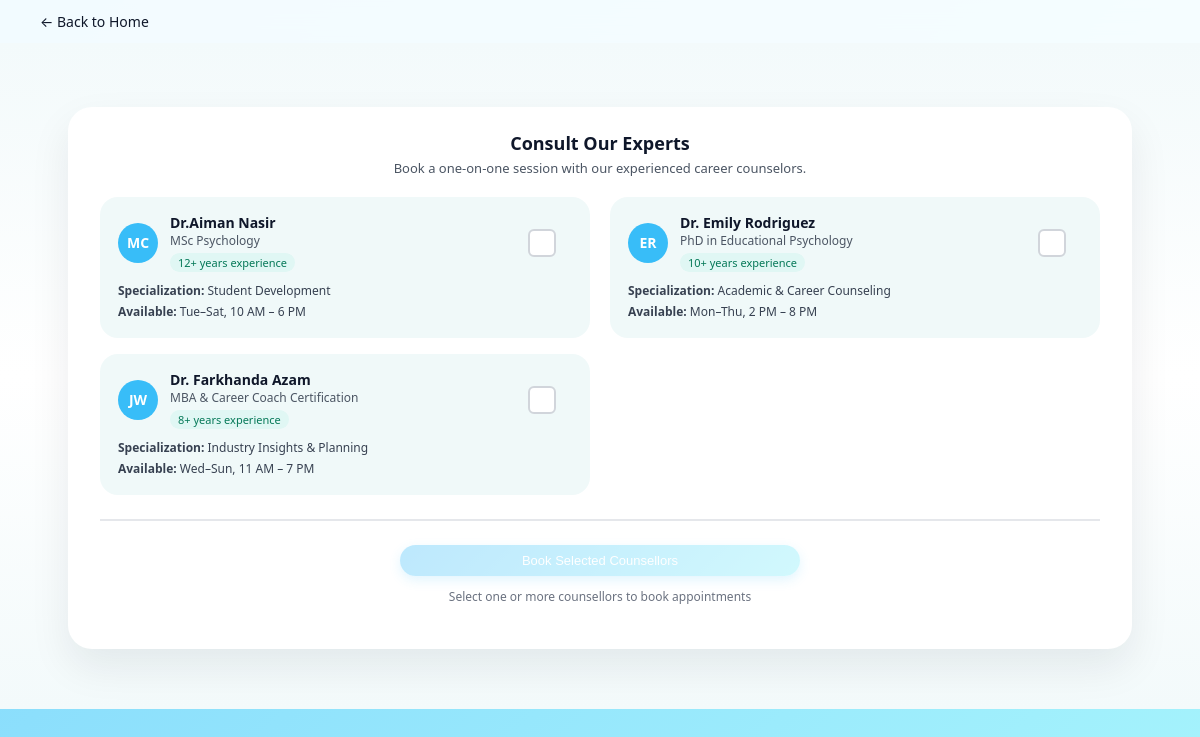
Page /consultation on the committed database.
### tables this page shows
CREATE TABLE consultants (
            id INTEGER PRIMARY KEY AUTOINCREMENT,
            counselor_id TEXT UNIQUE NOT NULL,
            initials TEXT NOT NULL,
            name TEXT NOT NULL,
            role TEXT NOT NULL,
            specialization TEXT NOT NULL,
            availability TEXT NOT NULL,
            experience TEXT NOT NULL,
            created_at TIMESTAMP DEFAULT CURRENT_TIMESTAMP
        );

### app.py (the view)
@app.route("/consultation")
def consultation():
    conn = get_db_connection()
    cur = conn.cursor()
    cur.execute("SELECT counselor_id, initials, name, role, specialization, availability, experience FROM consultants ORDER BY id")
    consultants = {}
    for row in cur.fetchall():
        consultants[row["counselor_id"]] = {
            "id": row["counselor_id"],
            "initials": row["initials"],
            "name": row["name"],
            "role": row["role"],
            "specialization": row["specialization"],
            "availability": row["availability"],
            "experience": row["experience"],
        }
    conn.close()
    if not consultants:
        consultants = COUNSELORS
    return render_template("consultation.html", counselors=consultants)

### app.py (called while the page is built)
def get_db_connection():
    db_path = os.path.join(app.instance_path, "career_search.db")
    os.makedirs(app.instance_path, exist_ok=True)
    conn = sqlite3.connect(db_path)
    conn.row_factory = sqlite3.Row
    return conn

### templates/consultation.html (shortened to what this page needs)
<!DOCTYPE html>
<html lang="en">
<head>
    <link rel="stylesheet" href="{{ url_for('static', filename='css/style.css') }}">
</head>
<body class="home-body">
    <header class="home-header">
        <div class="home-header-left">
            <a href="{{ url_for('home') }}" class="back-link">← Back to Home</a>
        </div>
    </header>
    <main class="consult-main">
        <section class="consult-card">
            <h1 class="consult-title">Consult Our Experts</h1>
            <p class="consult-subtitle">
                Book a one-on-one session with our experienced career counselors.
            </p>
            <form id="consultation-form" method="post" action="{{ url_for('book_appointment', counselor_id='multi') }}">
                <div class="consult-grid">
                    {% for cid, c in counselors.items() %}
                    <article class="consult-profile consult-profile-selectable">
                        <label class="consult-checkbox-label">
                            <div class="consult-checkbox-custom"></div>
                            <div class="consult-profile-content">
                                <div class="consult-profile-top">
                                    <div class="consult-avatar">{{ c.initials }}</div>
                                    <div>
                                        <div class="consult-name">{{ c.name }}</div>
                                        <div class="consult-role">{{ c.role }}</div>
                                        <div class="consult-exp-badge">{{ c.experience }}</div>
                                    </div>
                                </div>
                                <div class="consult-detail">
                                    <strong>Specialization:</strong> {{ c.specialization }}
                                </div>
                                <div class="consult-detail">
                                    <strong>Available:</strong> {{ c.availability }}
                                </div>
                            </div>
                        </label>
                    </article>
                    {% endfor %}
                </div>
                <div class="consult-actions">
                    <button type="submit" class="consult-btn consult-btn-submit" id="book-selected-btn" disabled>
                    </button>
                    <p class="consult-selection-hint">Select one or more counsellors to book appointments</p>
                </div>
            </form>
        </section>
    </main>
</body>
</html>

### static/css/style.css (style rules this page uses)
body.home-body { margin: 0; min-height: 100vh; font-family: system-ui, -apple-system, BlinkMacSystemFont, "Segoe UI", sans-serif; background: linear-gradient(135deg, #7dd3fc, #a5f3fc); }
.home-header { display: flex; align-items: center; justify-content: space-between; padding: 12px 40px; background: rgba(255, 255, 255, 0.9); backdrop-filter: blur(10px); }
.home-header-left { display: flex; align-items: center; gap: 10px; }
.back-link { text-decoration: none; color: #0f172a; font-size: 14px; }
.consult-main { padding: 40px 40px 60px; background: linear-gradient(180deg, #f3fafb 0%, #ffffff 50%, #f3fafb 100%); }
.consult-card { max-width: 1000px; margin: 24px auto 0; background: #ffffff; border-radius: 24px; box-shadow: 0 18px 40px rgba(15, 23, 42, 0.08); padding: 24px 32px 32px; }
.consult-title { margin: 0 0 4px; font-size: 18px; font-weight: 600; color: #0f172a; text-align: center; }
.consult-subtitle { margin: 0 0 20px; font-size: 13px; color: #4b5563; text-align: center; }
.consult-grid { display: grid; grid-template-columns: 1fr 1fr; gap: 16px 20px; }
.consult-profile { background: #f0f9f9; border-radius: 18px; padding: 16px 18px 18px; transition: all 0.2s ease; }
.consult-profile-top { display: flex; align-items: center; gap: 12px; margin-bottom: 10px; }
.consult-avatar { width: 40px; height: 40px; border-radius: 50%; display: flex; align-items: center; justify-content: center; background: #38bdf8; color: #ffffff; font-size: 14px; font-weight: 600; }
.consult-name { font-size: 14px; font-weight: 600; color: #0f172a; }
.consult-role { font-size: 12px; color: #4b5563; }
.consult-exp-badge { margin-top: 4px; display: inline-block; padding: 2px 8px; border-radius: 999px; font-size: 11px; background: #e0f7f4; color: #047857; }
.consult-detail { font-size: 12px; color: #374151; margin-top: 4px; }
.consult-btn { margin-top: 10px; width: 100%; border-radius: 999px; border: none; padding: 8px 14px; background: linear-gradient(135deg, #7dd3fc, #a5f3fc); color: #ffffff; font-size: 13px; font-weight: 500; cursor: pointer; transition: all 0.3s ease; box-shadow: 0 4px 12px rgba(56, 189, 248, 0.3); text-decoration: none; display: block; text-align: center; }

### templates/consultation.html (style rules this page uses)
.consult-profile-selectable { position: relative; cursor: pointer; transition: all 0.2s ease; }
.consult-checkbox-label { display: block; cursor: pointer; position: relative; }
.consult-checkbox-custom { position: absolute; top: 16px; right: 16px; width: 24px; height: 24px; border: 2px solid #d1d5db; border-radius: 6px; background: #ffffff; transition: all 0.2s ease; z-index: 10; }
.consult-profile-content { transition: all 0.2s ease; }
.consult-actions { margin-top: 24px; text-align: center; padding-top: 24px; border-top: 2px solid #e5e7eb; }
.consult-btn-submit { max-width: 400px; margin: 0 auto; display: block; transition: all 0.3s ease; box-shadow: 0 4px 12px rgba(56, 189, 248, 0.3); }
.consult-btn-submit:disabled { opacity: 0.5; cursor: not-allowed; }
.consult-selection-hint { margin-top: 12px; font-size: 12px; color: #6b7280; }

### rows in the picture
consultants: initials "MC", name "Dr.Aiman Nasir", role "MSc Psychology", experience "12+ years experience", specialization "Student Development", availability "Tue–Sat, 10 AM – 6 PM"
consultants: initials "ER", name "Dr. Emily Rodriguez", role "PhD in Educational Psychology", experience "10+ years experience", specialization "Academic & Career Counseling", availability "Mon–Thu, 2 PM – 8 PM"
consultants: initials "JW", name "Dr. Farkhanda Azam", role "MBA & Career Coach Certification", experience "8+ years experience", specialization "Industry Insights & Planning", availability "Wed–Sun, 11 AM – 7 PM"
